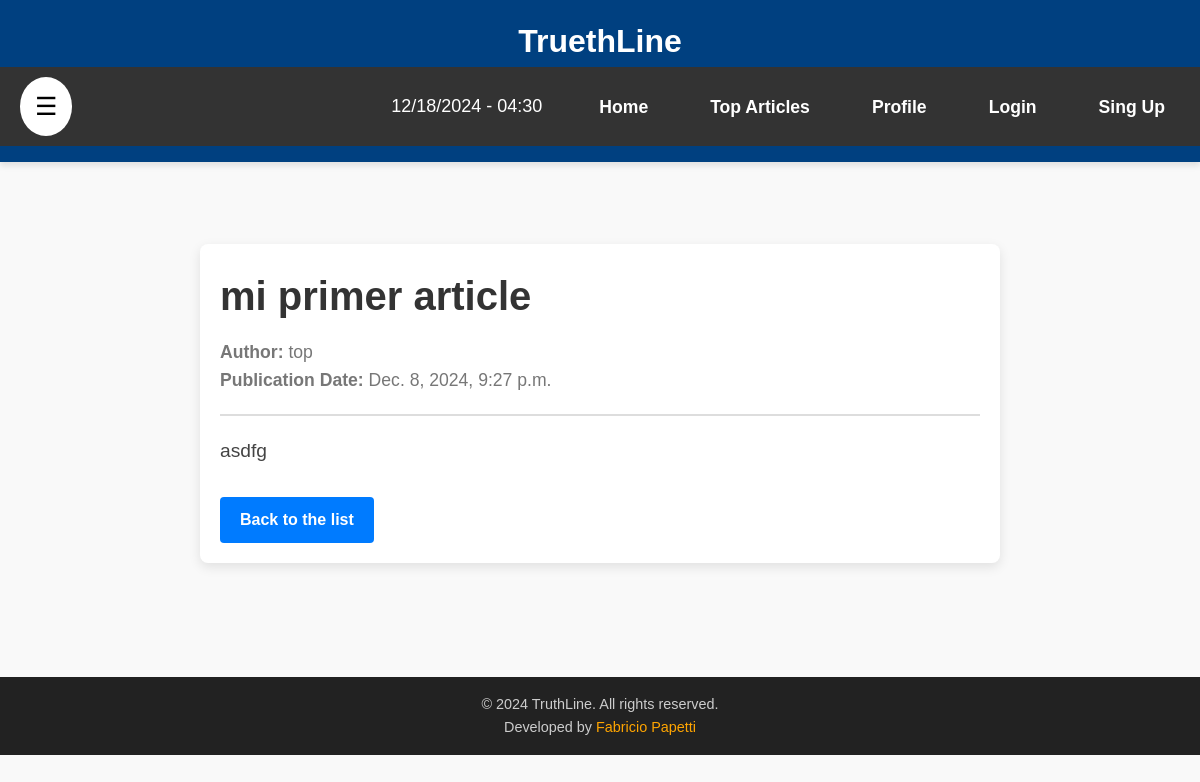
/articles/1/, run on the app's committed database.
### articles/models.py (models this page shows, shortened)
class Article(models.Model):
    title = models.CharField(max_length=255)
    author = models.CharField(max_length=100)
    content = models.TextField()
    publication_date = models.DateTimeField(auto_now_add=True)
    last_updated = models.DateTimeField(auto_now=True)
    is_published = models.BooleanField(default=False)

### articles/views.py (the view)
# urls.py: path('<int:id>/', getArticleDetail, name='article_detail'),
def getArticleDetail(request, id):
    article = get_object_or_404(Article, id=id)
    return render(request, "articles/article_detail.html", {"article": article})

### articles/templates/articles/article_detail.html (shortened to what this page needs)
{% extends 'homepage/base.html' %}
{% load static %}
{% block content %}
    <div class="article-container-detail">
        <div class="article-header-detail">
            <h1>{{ article.title }}</h1>
            <p><strong>Author:</strong> {{ article.author }}</p>
            <p><strong>Publication Date:</strong> {{ article.publication_date }}</p>
        </div>
        <div class="article-content-detail">
            <p>{{ article.content }}</p>
        </div>
        <a href="{% url 'articles' %}" class="btn-back-detail">Back to the list</a>
    </div>
{% endblock content %}

### homepage/static/homepage/css/styles.css (style rules this page uses)
* { margin: 0; padding: 0; box-sizing: border-box; font-family: 'Arial', sans-serif; }
body { background-color: #f9f9f9; color: #333; line-height: 1.6; }
body { overflow: hidden; }
body { font-family: 'Arial', sans-serif; margin: 0; padding: 0; }
h1, p { margin: 0; }

### articles/static/articles/css/styles.css (style rules this page uses)
a { text-decoration: none; color: inherit; }
h1, h2, h3 { margin: 0; }
.article-container-detail { max-width: 800px; margin: 50px auto; padding: 20px; background-color: #fff; border-radius: 8px; box-shadow: 0 4px 12px rgba(0, 0, 0, 0.1); }
.article-header-detail { border-bottom: 2px solid #ddd; padding-bottom: 20px; margin-bottom: 20px; }
.article-header-detail h1 { font-size: 2.5rem; color: #333; margin-bottom: 10px; }
.article-header-detail p { font-size: 1.1rem; color: #777; }
.article-content-detail { font-size: 1.2rem; line-height: 1.6; color: #444; margin-bottom: 30px; }
.btn-back-detail { display: inline-block; padding: 10px 20px; background-color: #007bff; color: #fff; text-decoration: none; font-weight: 600; border-radius: 4px; transition: background-color 0.3s ease; }

### data on the page
Article: title "mi primer article", author "top", publication_date "Dec. 8, 2024, 9:27 p.m.", content "asdfg"
